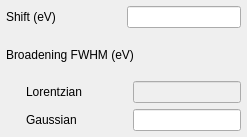
<?xml version="1.0" encoding="UTF-8"?>
<ui version="4.0">
 <class>axis</class>
 <widget class="QWidget" name="axis">
  <property name="geometry">
   <rect>
    <x>0</x>
    <y>0</y>
    <width>247</width>
    <height>137</height>
   </rect>
  </property>
  <property name="windowTitle">
   <string>Form</string>
  </property>
  <layout class="QVBoxLayout" name="verticalLayout">
   <property name="leftMargin">
    <number>6</number>
   </property>
   <property name="topMargin">
    <number>6</number>
   </property>
   <property name="rightMargin">
    <number>6</number>
   </property>
   <property name="bottomMargin">
    <number>6</number>
   </property>
   <item>
    <layout class="QHBoxLayout" name="shiftHBoxLayout">
     <item>
      <widget class="QLabel" name="shiftLabel">
       <property name="sizePolicy">
        <sizepolicy hsizetype="Preferred" vsizetype="Preferred">
         <horstretch>0</horstretch>
         <verstretch>0</verstretch>
        </sizepolicy>
       </property>
       <property name="text">
        <string>Shift (eV)</string>
       </property>
      </widget>
     </item>
     <item>
      <widget class="DoubleLineEdit" name="shiftLineEdit">
       <property name="sizePolicy">
        <sizepolicy hsizetype="Preferred" vsizetype="Fixed">
         <horstretch>0</horstretch>
         <verstretch>0</verstretch>
        </sizepolicy>
       </property>
       <property name="maximumSize">
        <size>
         <width>120</width>
         <height>16777215</height>
        </size>
       </property>
       <property name="alignment">
        <set>Qt::AlignRight|Qt::AlignTrailing|Qt::AlignVCenter</set>
       </property>
      </widget>
     </item>
    </layout>
   </item>
   <item>
    <widget class="QLabel" name="broadeningLabel">
     <property name="text">
      <string>Broadening FWHM (eV)</string>
     </property>
    </widget>
   </item>
   <item>
    <layout class="QHBoxLayout" name="lorentzianHBoxLayout">
     <item>
      <spacer name="lorentzianLeftSpacer">
       <property name="orientation">
        <enum>Qt::Horizontal</enum>
       </property>
       <property name="sizeType">
        <enum>QSizePolicy::Fixed</enum>
       </property>
       <property name="sizeHint" stdset="0">
        <size>
         <width>20</width>
         <height>20</height>
        </size>
       </property>
      </spacer>
     </item>
     <item>
      <widget class="QLabel" name="lorentzianLabel">
       <property name="text">
        <string>Lorentzian</string>
       </property>
      </widget>
     </item>
     <item>
      <widget class="DoubleLineEdit" name="lorentzianLineEdit">
       <property name="enabled">
        <bool>false</bool>
       </property>
       <property name="sizePolicy">
        <sizepolicy hsizetype="Fixed" vsizetype="Fixed">
         <horstretch>0</horstretch>
         <verstretch>0</verstretch>
        </sizepolicy>
       </property>
       <property name="maximumSize">
        <size>
         <width>120</width>
         <height>16777215</height>
        </size>
       </property>
       <property name="toolTip">
        <string>Full width at half maximum of the lifetime broadening.</string>
       </property>
       <property name="alignment">
        <set>Qt::AlignRight|Qt::AlignTrailing|Qt::AlignVCenter</set>
       </property>
      </widget>
     </item>
    </layout>
   </item>
   <item>
    <layout class="QHBoxLayout" name="gaussianHBoxLayout">
     <item>
      <spacer name="gaussianLeftSpacer">
       <property name="orientation">
        <enum>Qt::Horizontal</enum>
       </property>
       <property name="sizeType">
        <enum>QSizePolicy::Fixed</enum>
       </property>
       <property name="sizeHint" stdset="0">
        <size>
         <width>20</width>
         <height>20</height>
        </size>
       </property>
      </spacer>
     </item>
     <item>
      <widget class="QLabel" name="gaussianLabel">
       <property name="text">
        <string>Gaussian</string>
       </property>
      </widget>
     </item>
     <item>
      <widget class="DoubleLineEdit" name="gaussianLineEdit">
       <property name="sizePolicy">
        <sizepolicy hsizetype="Fixed" vsizetype="Fixed">
         <horstretch>0</horstretch>
         <verstretch>0</verstretch>
        </sizepolicy>
       </property>
       <property name="maximumSize">
        <size>
         <width>120</width>
         <height>16777215</height>
        </size>
       </property>
       <property name="alignment">
        <set>Qt::AlignRight|Qt::AlignTrailing|Qt::AlignVCenter</set>
       </property>
      </widget>
     </item>
    </layout>
   </item>
  </layout>
 </widget>
 <customwidgets>
  <customwidget>
   <class>DoubleLineEdit</class>
   <extends>QLineEdit</extends>
   <header>.widgets</header>
  </customwidget>
 </customwidgets>
 <resources/>
 <connections/>
</ui>
